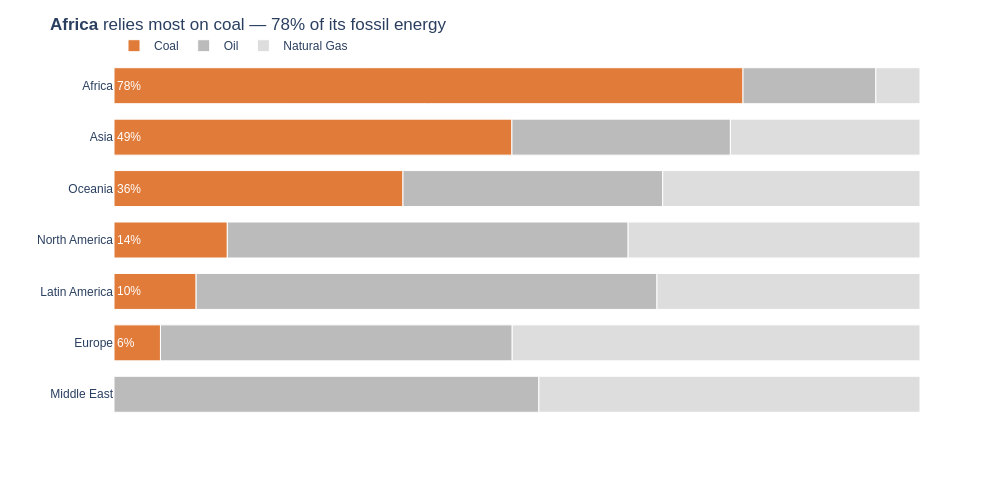

Write notebook code for a chart like this one.
### Markdown cell above
## Task 3 — 100% stacked bar: which region relies most on coal?

**What to build:** A horizontal 100% stacked bar chart showing, for each **Region**, how its fossil energy splits between Coal, Oil and Natural Gas. This is the **same data as your Task 1 treemap**, visualised a second way.

**Requirements:**
- Reuse `df_fossil` from Task 1; aggregate TWh by `Region` × `Source` and convert to **shares of each region's fossil total**
- Horizontal bars, regions **sorted by coal share** (highest at the top)
- Coal is the segment on the baseline (first in `category_orders`) and the **only coloured segment** — keep it the same colour as in Task 1; Oil and Natural Gas in two greys
- Percentage labels on the coal segments only
- Insight title naming the most coal-dependent region and its coal share

> 💡 `df.groupby('Region')['TWh'].transform('sum')` gives each row its region total

### Code cell
# Task 3
# YOUR CODE HERE

reg = df_fossil.groupby(['Region', 'Source'], as_index=False)['TWh'].sum()
reg['Share'] = reg['TWh'] / reg.groupby('Region')['TWh'].transform('sum')

coal_share = (reg.pivot_table(index='Region', columns='Source', values='Share', fill_value=0)['Coal']
                 .sort_values(ascending=False))
region_order = coal_share.index.tolist()
top = {'Region': coal_share.index[0], 'Share': coal_share.iloc[0]}

reg['Label'] = np.where(reg['Source'] == 'Coal', reg['Share'].map('{:.0%}'.format), '')

accent_map = {
    'Coal':        '#E07B39',   # same orange as Task 1
    'Oil':         '#BBBBBB',   # mid grey
    'Natural Gas': '#DDDDDD',   # light grey
}

fig = px.bar(
    reg,
    x='Share', y='Region',
    color='Source',
    text='Label',
    orientation='h',
    color_discrete_map=accent_map,
    category_orders={'Region': region_order,
                     'Source': ['Coal', 'Oil', 'Natural Gas']},   # coal on the baseline
    labels={'Share': 'Share of fossil energy', 'Source': 'Fossil source'},
    hover_data={'Label': False, 'Share': ':.0%'},
    height=500, width=1000,
    template='plotly_white',
)
fig.update_traces(
    textposition='inside', insidetextanchor='start',
    textfont=dict(color='white', size=12),
    marker_line_color='white', marker_line_width=1,
)
fig.update_layout(
    title=f'<b>{top["Region"]}</b> relies most on coal — {top["Share"]:.0%} of its fossil energy',
    font=dict(family='Arial', size=12),
    bargap=0.3,
    legend=dict(orientation='h', x=0, y=1.08, title=''),
    xaxis=dict(visible=False, range=[0, 1]),
    yaxis=dict(title=''),
)
fig.show()

### Figure 1 — Plotly figure (JSON) as saved in the notebook; plotly's stock layout.template omitted (floating-point values rounded to 4 significant figures)
{"data": [{"customdata": [["78%"], ["49%"], ["6%"], ["10%"], ["14%"], ["36%"]], "hovertemplate": "Fossil source=Coal<br>Share of fossil energy=%{x:.0%}<br>Region=%{y}<extra></extra>", "insidetextanchor": "start", "legendgroup": "Coal", "marker": {"color": "#E07B39", "line": {"color": "white", "width": 1}, "pattern": {"shape": ""}}, "name": "Coal", "orientation": "h", "showlegend": true, "text": ["78%", "49%", "6%", "10%", "14%", "36%"], "textfont": {"color": "white", "size": 12}, "textposition": "inside", "type": "bar", "x": [0.7804, 0.4937, 0.05765, 0.1019, 0.1406, 0.3585], "xaxis": "x", "y": ["Africa", "Asia", "Europe", "Latin America", "North America", "Oceania"], "yaxis": "y"}, {"customdata": [[""], [""], [""], [""], [""], [""], [""]], "hovertemplate": "Fossil source=Oil<br>Share of fossil energy=%{x:.0%}<br>Region=%{y}<extra></extra>", "insidetextanchor": "start", "legendgroup": "Oil", "marker": {"color": "#BBBBBB", "line": {"color": "white", "width": 1}, "pattern": {"shape": ""}}, "name": "Oil", "orientation": "h", "showlegend": true, "text": ["", "", "", "", "", "", ""], "textfont": {"color": "white", "size": 12}, "textposition": "inside", "type": "bar", "x": [0.1648, 0.2711, 0.4364, 0.5718, 0.5271, 0.4973, 0.3223], "xaxis": "x", "y": ["Africa", "Asia", "Europe", "Latin America", "Middle East", "North America", "Oceania"], "yaxis": "y"}, {"customdata": [[""], [""], [""], [""], [""], [""], [""]], "hovertemplate": "Fossil source=Natural Gas<br>Share of fossil energy=%{x:.0%}<br>Region=%{y}<extra></extra>", "insidetextanchor": "start", "legendgroup": "Natural Gas", "marker": {"color": "#DDDDDD", "line": {"color": "white", "width": 1}, "pattern": {"shape": ""}}, "name": "Natural Gas", "orientation": "h", "showlegend": true, "text": ["", "", "", "", "", "", ""], "textfont": {"color": "white", "size": 12}, "textposition": "inside", "type": "bar", "x": [0.05476, 0.2352, 0.5059, 0.3264, 0.4729, 0.3621, 0.3192], "xaxis": "x", "y": ["Africa", "Asia", "Europe", "Latin America", "Middle East", "North America", "Oceania"], "yaxis": "y"}], "layout": {"bargap": 0.3, "barmode": "relative", "font": {"family": "Arial", "size": 12}, "height": 500, "legend": {"orientation": "h", "title": {"text": ""}, "tracegroupgap": 0, "x": 0, "y": 1.08}, "margin": {"t": 60}, "title": {"text": "<b>Africa</b> relies most on coal — 78% of its fossil energy"}, "width": 1000, "xaxis": {"anchor": "y", "domain": [0, 1], "range": [0, 1], "title": {"text": "Share of fossil energy"}, "visible": false}, "yaxis": {"anchor": "x", "categoryarray": ["Middle East", "Europe", "Latin America", "North America", "Oceania", "Asia", "Africa"], "categoryorder": "array", "domain": [0, 1], "title": {"text": ""}}}}
